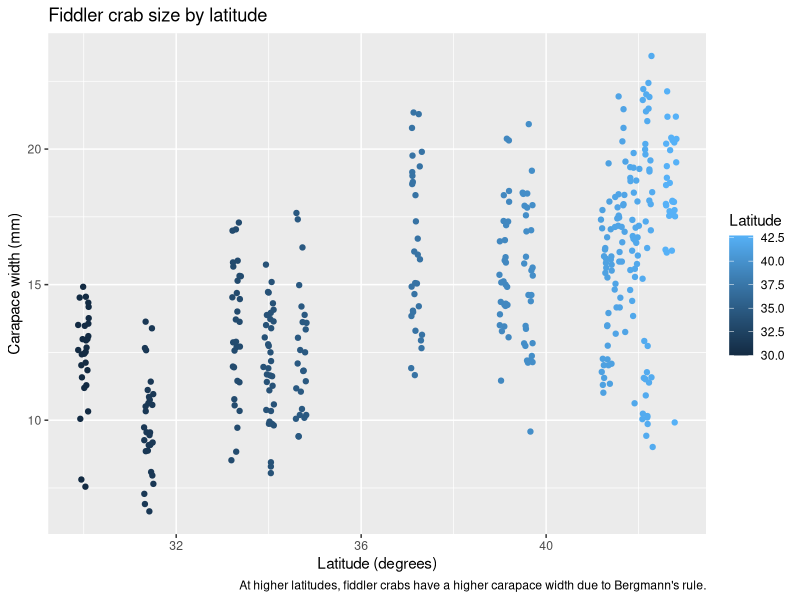

Write R code to recreate this figure.
## ---- chunk 1
knitr::opts_chunk$set(echo = TRUE)
library(here)
library(tidyverse)
## ---- chunk 2
body_sizes <- read_csv(here("data", "HTL-MAR-FiddlerCrabBodySize.csv"))
## ---- chunk 3
ggplot(data = body_sizes, aes(x= Latitude, y= carapace_width)) +
  geom_jitter(aes(color = Latitude)) +
  labs(title = "Fiddler crab size by latitude", x = "Latitude (degrees)", y= "Carapace width (mm)", caption = "At higher latitudes, fiddler crabs have a higher carapace width due to Bergmann's rule.")
